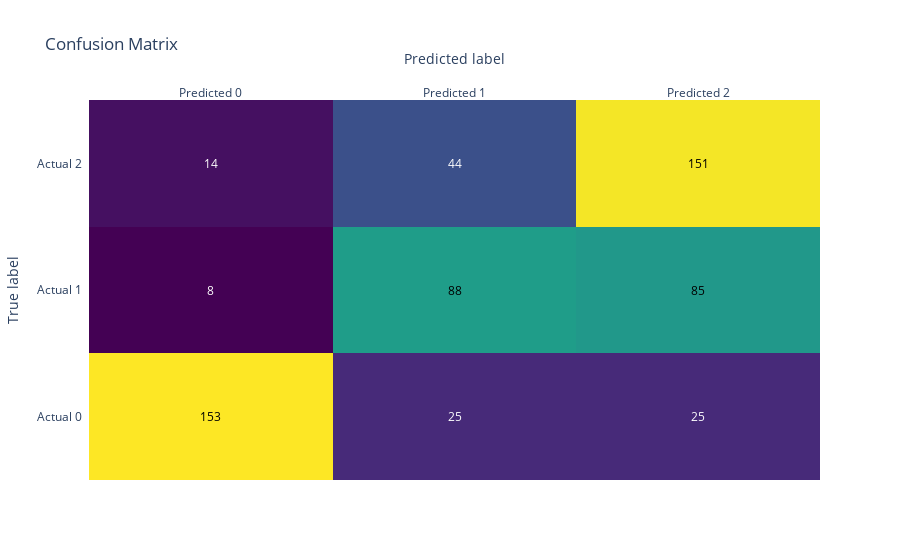

Notebook cell for this chart:
### Code cell
# Compute confusion matrix
cm = confusion_matrix(y_test, y_pred)
fig = ff.create_annotated_heatmap(z=cm, x=[f'Predicted {i}' for i in range(n_classes)], y=[f'Actual {i}' for i in range(n_classes)], colorscale='Viridis')

fig.update_layout(title='Confusion Matrix', xaxis=dict(title='Predicted label'), yaxis=dict(title='True label'))
fig.show()

### Figure 1 — Plotly figure (JSON) as saved in the notebook; plotly's stock layout.template omitted (floating-point values rounded to 4 significant figures)
{"data": [{"colorscale": [[0, "#440154"], [0.1111, "#482878"], [0.2222, "#3e4989"], [0.3333, "#31688e"], [0.4444, "#26828e"], [0.5556, "#1f9e89"], [0.6667, "#35b779"], [0.7778, "#6ece58"], [0.8889, "#b5de2b"], [1, "#fde725"]], "reversescale": false, "showscale": false, "type": "heatmap", "x": ["Predicted 0", "Predicted 1", "Predicted 2"], "y": ["Actual 0", "Actual 1", "Actual 2"], "z": [[153, 25, 25], [8, 88, 85], [14, 44, 151]]}], "layout": {"annotations": [{"font": {"color": "#000000"}, "showarrow": false, "text": "153", "x": "Predicted 0", "xref": "x", "y": "Actual 0", "yref": "y"}, {"font": {"color": "#FFFFFF"}, "showarrow": false, "text": "25", "x": "Predicted 1", "xref": "x", "y": "Actual 0", "yref": "y"}, {"font": {"color": "#FFFFFF"}, "showarrow": false, "text": "25", "x": "Predicted 2", "xref": "x", "y": "Actual 0", "yref": "y"}, {"font": {"color": "#FFFFFF"}, "showarrow": false, "text": "8", "x": "Predicted 0", "xref": "x", "y": "Actual 1", "yref": "y"}, {"font": {"color": "#000000"}, "showarrow": false, "text": "88", "x": "Predicted 1", "xref": "x", "y": "Actual 1", "yref": "y"}, {"font": {"color": "#000000"}, "showarrow": false, "text": "85", "x": "Predicted 2", "xref": "x", "y": "Actual 1", "yref": "y"}, {"font": {"color": "#FFFFFF"}, "showarrow": false, "text": "14", "x": "Predicted 0", "xref": "x", "y": "Actual 2", "yref": "y"}, {"font": {"color": "#FFFFFF"}, "showarrow": false, "text": "44", "x": "Predicted 1", "xref": "x", "y": "Actual 2", "yref": "y"}, {"font": {"color": "#000000"}, "showarrow": false, "text": "151", "x": "Predicted 2", "xref": "x", "y": "Actual 2", "yref": "y"}], "title": {"text": "Confusion Matrix"}, "xaxis": {"dtick": 1, "gridcolor": "rgb(0, 0, 0)", "side": "top", "ticks": "", "title": {"text": "Predicted label"}}, "yaxis": {"dtick": 1, "ticks": "", "ticksuffix": "  ", "title": {"text": "True label"}}}}
